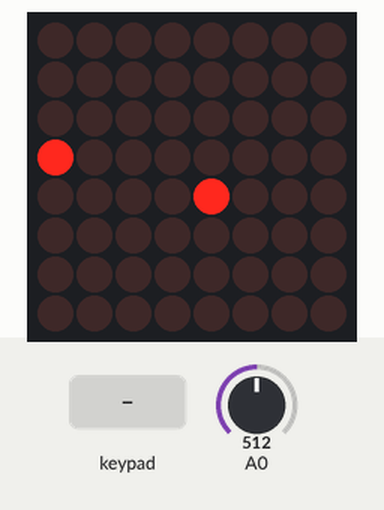
The program below on a simulated Arduino Nano, built with avr-gcc and run on an emulated ATmega328P. On the bench: 8×8 LED matrix. The inputs (shaded band) are chosen by the test bench; at power-on: A0 = 512. Random numbers use the default seed unless the program sets one.

Above: at 1.2 s.
1.3 s: key '0' pressed
At 3.6 s:
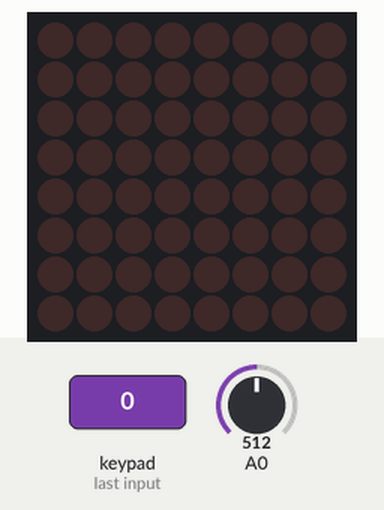
4.3 s: keypad keys 1 2 # pressed 0.4 s apart
At 8.2 s:
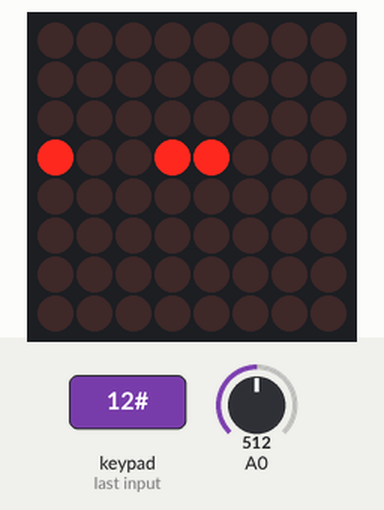
8.5 s: key '8' pressed
At 11.3 s:
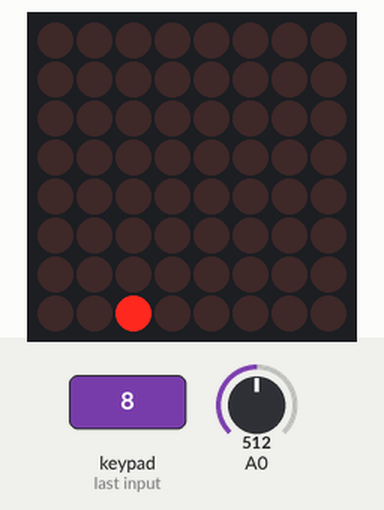
11.5 s: A0 set to 716
14.5 s: keypad keys 2 5 # pressed 0.4 s apart
At 18.0 s:
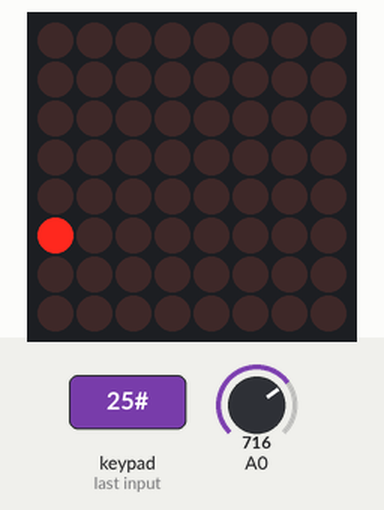
18.3 s: key '*' pressed
At 24.1 s:
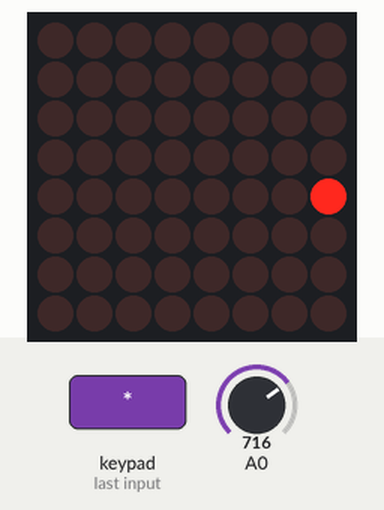
Timing chart, 0 to 24.3 s (numbered marks = the images above; inputs shaded):
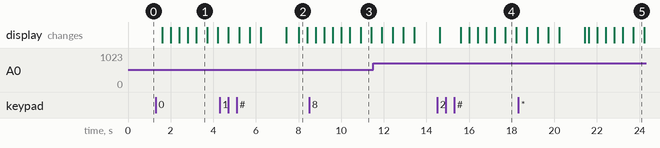

The program:

main.cpp
```cpp
#include "Arduino.h"              // Required for Arduino programs built outside Arduino IDE
#include <avr/wdt.h>              // Library for watchdog timer
#include <Keypad.h>               // Library for keypad functionality
#include <Adafruit_GFX.h>         // Library for drawing graphics on Adafruit screens
#include "Adafruit_LEDBackpack.h" // Library for supporting LED-matrix screens

#include "Game.h"

// Initialize keypad
const byte ROWS{4};
const byte COLS{4};

char hexaKeys[ROWS][COLS]{
    {'1', '2', '3', 'A'},
    {'4', '5', '6', 'B'},
    {'7', '8', '9', 'C'},
    {'*', '0', '#', 'D'}};

byte colPins[COLS]{5, 4, 3, 2};
byte rowPins[ROWS]{9, 8, 7, 6};

Keypad keypad{Keypad(makeKeymap(hexaKeys), rowPins, colPins, ROWS, COLS)};
void handleKeypadEvent(KeypadEvent key);

// Initialize LED matrix
Adafruit_8x8matrix matrix{Adafruit_8x8matrix()};

// Initialize timer values
const unsigned long CPU_FREQ{16000000};                // ATmega328 clock speed, 16 MHz
float updateFrequency{2.5};                            // Update frequency in Hz
double interval{(CPU_FREQ / 256.0) / updateFrequency}; // Calculate interrupt interval (256 for prescaler)

Game game(keypad, matrix);

void setup()
{
    Serial.begin(9600);
    wdt_enable(WDTO_2S); // Enable 2 second watchdog timer

    // Configure timer
    noInterrupts();
    TCCR1A = 0;
    TCCR1B = 0;
    TCNT1 = 0;
    OCR1A = interval; // Set compare value to desired interrupt interval
    // Set prescaler of 256 and enable compare match interrupt
    TCCR1B |= (1 << CS12) | (1 << WGM12);
    TIMSK1 |= (1 << OCIE1A);
    interrupts();

    // Setup and initialize game
    keypad.addEventListener(handleKeypadEvent);
    game.setup();
    game.init();
}

ISR(TIMER1_COMPA_vect)
{
    game.tick(); // Update game every interrupt
}

void loop()
{
    // While game is running
    while (!game.getGameOver())
    {
        game.draw();     // Keep redrawing game
        keypad.getKey(); // Check for keypad eve*nt to trigger event listener
        wdt_reset();     // Reset watchdog timer at end of every loop
    }

    game.handleGameOver();
}

void handleKeypadEvent(KeypadEvent key)
{
    // If a key is pressed, handle it
    if (keypad.getState() == PRESSED)
    {
        game.handleKeyPress(key);
    }
}
```

Game.h
```cpp
#ifndef GAME_H
#define GAME_H

#include <Keypad.h>
#include <Adafruit_GFX.h>
#include "Adafruit_LEDBackpack.h"

#include "Snake.h"
#include "Point.h"

class Game
{
public:
  Game(const Keypad &aKeypad, const Adafruit_8x8matrix &aMatrix) : matrix(aMatrix), keypad(aKeypad){};
  ~Game() = default;

  void setup();

  void init();

  void tick();

  void draw();

  void handleKeyPress(KeypadEvent key);

  void handleGameOver();

  bool getGameOver();

private:
  Adafruit_8x8matrix matrix;
  Keypad keypad;
  Snake snake{};
  Point fruit{};
  bool gameOver{};

  void setFruitPosition();

  void handleFruitEating();

  bool isCollidingWithHead(Point point);

  bool isCollidingWithTail(Point point);

  Point generateRandomPoint();
};

#endif
```

Point.h
```cpp
#ifndef POINT_H
#define POINT_H

struct Point
{
  int x;
  int y;
};

#endif
```

Snake.h
```cpp
#ifndef SNAKE_H
#define SNAKE_H

#include "Point.h"

const int MAX_LENGTH = 63; // 63 for 8x8 screen + head

enum Direction
{
  STOP = 0,
  UP,
  DOWN,
  LEFT,
  RIGHT
};

class Snake
{
public:
  Snake() = default;
  ~Snake() = default;

  void updateVelocity();

  void updatePosition();

  bool isOutOfBounds();

  Point head;
  Point tailParts[MAX_LENGTH];
  int tailLength;
  int yVelocity;
  int xVelocity;
  Direction direction;
};

#endif
```

Game.cpp
```cpp
#include <avr/wdt.h> // Library for watchdog timer
#include "Game.h"

// Initialize matrix values
void Game::setup()
{
    matrix.begin(0x70);
    matrix.setBrightness(5);
}

// Initialize game starting point
void Game::init()
{
    gameOver = false;

    // Reset all parts of snake
    for (auto &part : snake.tailParts)
    {
        part.x = 0;
        part.y = 0;
    }

    snake.tailLength = 1;
    snake.direction = STOP;
    // Place snake's head roughly in the middle
    snake.head.x = matrix.width() / 2;
    snake.head.y = matrix.height() / 2;

    // Update position to render tail immediately
    snake.updatePosition();

    // Set seed for rng and set new fruit position
    randomSeed(analogRead(A0));
    setFruitPosition();
}

// Executes every timer interrupt
void Game::tick()
{
    handleFruitEating();
    snake.updateVelocity();
    snake.updatePosition();

    if (snake.direction != STOP)
    {
        gameOver = isCollidingWithTail(snake.head) || snake.isOutOfBounds();
    }
}

// Draw snake and fruit on screen
void Game::draw()
{
    matrix.clear();
    // Draw snake
    matrix.drawPixel(snake.head.x, snake.head.y, LED_ON);

    for (int i = snake.tailLength - 1; i >= 0; i--)
    {
        matrix.drawPixel(snake.tailParts[i].x, snake.tailParts[i].y, LED_ON);
    }

    // Don't draw fruit if game is over (for game over animation)
    if (!gameOver)
    {
        matrix.drawPixel(fruit.x, fruit.y, LED_ON);
    }

    matrix.writeDisplay();
}

// Get key press event from keypad and change snake's direction accordingly
void Game::handleKeyPress(KeypadEvent key)
{
    switch (key)
    {
    case '8':
        snake.direction = UP;
        break;
    case '0':
        snake.direction = DOWN;
        break;
    case '*':
        snake.direction = LEFT;
        break;
    case '#':
        snake.direction = RIGHT;
        break;
    case 'A': // Press the 'A' key to restart game
        init();
        break;
    }
}

// Set fruit to new position
void Game::setFruitPosition()
{
    bool validPosition{false};
    Point newFood;

    while (!validPosition)
    {
        newFood = generateRandomPoint();

        // If the food is not on top of the snake, is a valid position
        if (!isCollidingWithHead(newFood) && !isCollidingWithTail(newFood))
        {
            validPosition = true;
        }
    }

    // Assign new values to fruit variable
    fruit.x = newFood.x;
    fruit.y = newFood.y;
}

// Grow snake and set new fruit position if snake eats fruit
void Game::handleFruitEating()
{
    if (isCollidingWithHead(fruit))
    {
        snake.tailLength++;
        setFruitPosition();
    }
}

// Animate game over screen and initialize new game
void Game::handleGameOver()
{
    // Disable timer and watchdog so animation doesn't get interrupted
    TIMSK1 = 0;
    wdt_disable();

    snake.direction = STOP;

    // Flash snake 3 times
    for (int i = 0; i < 3; i++)
    {
        matrix.clear();
        matrix.writeDisplay();
        delay(500);
        draw();
        delay(500);
    }

    // "Remove" snake parts one by one
    for (int i = snake.tailLength - 1; i >= 0; i--)
    {
        matrix.drawPixel(snake.tailParts[i].x, snake.tailParts[i].y, LED_OFF);
        matrix.writeDisplay();
        delay(200);
    }

    matrix.drawPixel(snake.head.x, snake.head.y, LED_OFF);
    matrix.writeDisplay();

    delay(1000);
    // Initialize a new game
    init();

    // Re-enable timer and watchdog
    TIMSK1 |= (1 << OCIE1A);
    wdt_enable(WDTO_2S);
}

// Return the value of gameOver
bool Game::getGameOver()
{
    return gameOver;
}

// Check if point is colliding with snake's head
bool Game::isCollidingWithHead(Point point)
{
    return (point.x == snake.head.x && point.y == snake.head.y);
}

// Loop through snake's tail and check if point is colliding with it
bool Game::isCollidingWithTail(Point point)
{
    for (int i = 0; i < snake.tailLength; i++)
    {
        if (point.x == snake.tailParts[i].x && point.y == snake.tailParts[i].y)
        {
            return true;
        }
    }

    return false;
}

// Returns a Point struct with random values from 0 to 8
Point Game::generateRandomPoint()
{
    return {(int)random(8), (int)random(8)};
}
```

Snake.cpp
```cpp
#include "Snake.h"

// Updates snakes velocity in x and y planes according to snake's direction
void Snake::updateVelocity()
{
  switch (direction)
  {
  case STOP:
    yVelocity = 0;
    xVelocity = 0;
    break;
  case UP:
    if (yVelocity == -1) // Can't go up if going down, same for left and right
    {
      break;
    }

    yVelocity = 1;
    xVelocity = 0;
    break;
  case DOWN:
    if (yVelocity == 1)
    {
      break;
    }

    yVelocity = -1;
    xVelocity = 0;
    break;
  case LEFT:
    if (xVelocity == -1)
    {
      break;
    }

    yVelocity = 0;
    xVelocity = 1;
    break;
  case RIGHT:
    if (xVelocity == 1)
    {
      break;
    }

    yVelocity = 0;
    xVelocity = -1;
    break;
  }
}

// Move all snake parts one unit in the direction snake is heading
void Snake::updatePosition()
{
  for (int i = tailLength - 1; i > 0; i--)
  {
    tailParts[i] = tailParts[i - 1];
  }

  tailParts[0].x = head.x;
  tailParts[0].y = head.y;

  head.x = head.x + xVelocity;
  head.y = head.y + yVelocity;
}

// Check that snake's head is within game area
bool Snake::isOutOfBounds()
{
  return (head.x > 7 || head.x < 0 || head.y > 7 || head.y < 0);
}
```

Measured:
- after the input at 1.3 s, the display: first changes after 0.30 s (image 1 shows a later state)
- what the display in image 1 shows lasts 0.5 s, from 3.2 s to 3.7 s
- what the display in image 2 shows lasts 0.4 s, from 8.0 s to 8.4 s
